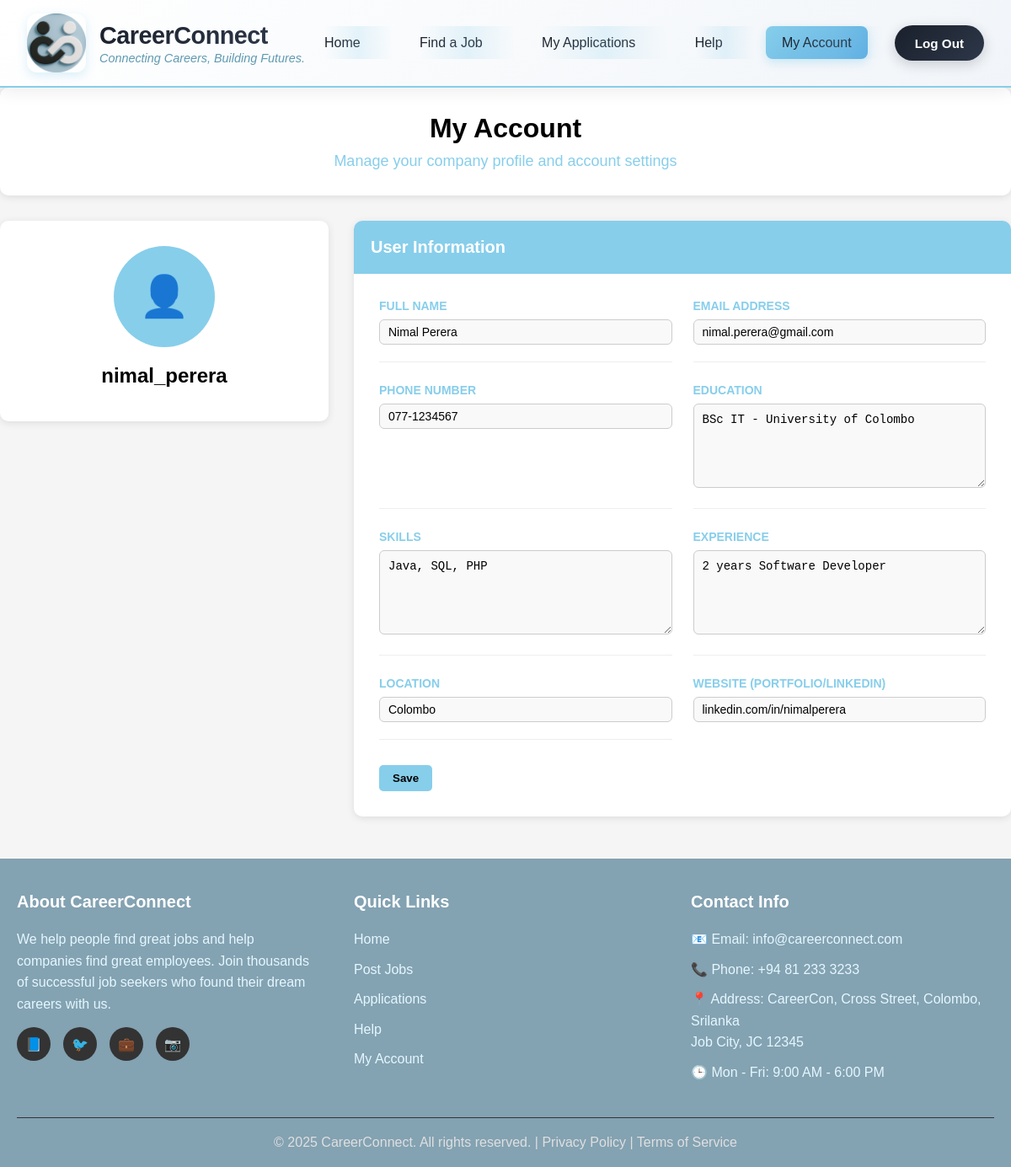
Page /user/myaccount.php (signed in) on the committed database.
### tables this page shows
CREATE TABLE emp_details (
    id INT PRIMARY KEY AUTO_INCREMENT,
    username VARCHAR(100) NOT NULL UNIQUE,
    full_name VARCHAR(150) NOT NULL,
    email_address VARCHAR(150) NOT NULL UNIQUE,
    phone_number VARCHAR(50),
    education TEXT,
    skills TEXT,
    experience TEXT,
    location VARCHAR(150),
    website VARCHAR(150),
    created_at TIMESTAMP DEFAULT CURRENT_TIMESTAMP,
    updated_at TIMESTAMP DEFAULT CURRENT_TIMESTAMP ON UPDATE CURRENT_TIMESTAMP
);

### user/myaccount.php (the view, shortened to what this page needs)
<?php
require_once '../includes/config.php';
$username = $_SESSION['username'];
$sql = "SELECT * FROM emp_details WHERE username = ?";
$stmt = $conn->prepare($sql);
$stmt->bind_param("s", $username);
$stmt->execute();
$result = $stmt->get_result();
$employee = $result->fetch_assoc();
?>
<!DOCTYPE html>
<html lang="en">
<head>
    <link rel="stylesheet" href="../includes/navfooter.css">
    <link rel="stylesheet" href="myaccount.css">
</head>
<body>
  <header>
    <nav>
      <div class="logo">
        <img src="../assets/images/logo2.png" height="50" width="50">
        <div>
          <strong>CareerConnect</strong>
          <div class="tagline">Connecting Careers, Building Futures.</div>
        </div>
      </div>
      <ul class="nav-links">
        <li><a href="userhomepage.php">Home</a></li>
        <li><a href="findajob.php">Find a Job</a></li>
        <li><a href="myapplications.php">My Applications</a></li>
        <li><a href="help.php">Help</a></li>
        <li><a href="myaccount.php" class="active">My Account</a></li>
        <button onclick="window.location.href='../login.php'">Log Out</button>
      </ul>
    </nav>
  </header>
  <div class="main-container">
    <div class="page-title">
      <h1>My Account</h1>
      <p>Manage your company profile and account settings</p>
    </div>
    <div class="account-layout">
      <div class="profile-summary">
        <div class="profile-avatar">👤</div>
        <div class="company-name"><?= htmlspecialchars($username); ?></div>
      </div>
      <div class="account-details">
        <div class="section-header">User Information</div>
        <div class="details-content">
          <form method="POST">
            <div class="details-grid">
              <div class="detail-group">
                <div class="detail-label">Full Name</div>
                <div class="detail-value">
                  <input type="text" name="full_name" value="<?= htmlspecialchars($employee['full_name']); ?>">
                </div>
              </div>
              <div class="detail-group">
                <div class="detail-label">Email Address</div>
                <div class="detail-value">
                  <input type="email" name="email_address" value="<?= htmlspecialchars($employee['email_address']); ?>">
                </div>
              </div>
              <div class="detail-group">
                <div class="detail-label">Phone Number</div>
                <div class="detail-value">
                  <input type="text" name="phone_number" value="<?= htmlspecialchars($employee['phone_number']); ?>">
                </div>
              </div>
              <div class="detail-group">
                <div class="detail-label">Education</div>
                <div class="detail-value">
                  <textarea name="education"><?= htmlspecialchars($employee['education']); ?></textarea>
                </div>
              </div>
              <div class="detail-group">
                <div class="detail-label">Skills</div>
                <div class="detail-value">
                  <textarea name="skills"><?= htmlspecialchars($employee['skills']); ?></textarea>
                </div>
              </div>
              <div class="detail-group">
                <div class="detail-label">Experience</div>
                <div class="detail-value">
                  <textarea name="experience"><?= htmlspecialchars($employee['experience']); ?></textarea>
                </div>
              </div>
              <div class="detail-group">
                <div class="detail-label">Location</div>
                <div class="detail-value">
                  <input type="text" name="location" value="<?= htmlspecialchars($employee['location']); ?>">
                </div>
              </div>
              <div class="detail-group">
                <div class="detail-label">Website (Portfolio/LinkedIn)</div>
                <div class="detail-value">
                  <input type="text" name="website" value="<?= htmlspecialchars($employee['website']); ?>">
                </div>
              </div>
            </div>
            <button type="submit" class="btn-edit">Save</button>
          </form>
        </div>
      </div>
    </div>
  </div>
  <footer>
    <div class="footer-container">
      <div class="footer-content">
        <div class="footer-section">
          <h3>About CareerConnect</h3>
          <p>We help people find great jobs and help companies find great employees. Join thousands of successful job seekers who found their dream careers with us.</p>
          <div class="social-links">
            <a href="#" title="Facebook">📘</a>
            <a href="#" title="Twitter">🐦</a>
            <a href="#" title="LinkedIn">💼</a>
            <a href="#" title="Instagram">📷</a>
          </div>
        </div>
        <div class="footer-section">
          <h3>Quick Links</h3>
          <ul>
            <li><a href="companyhomepage.php">Home</a></li>
            <li><a href="postajob.php">Post Jobs</a></li>
            <li><a href="viewapplications.php">Applications</a></li>
            <li><a href="helpcom.php">Help</a></li>
            <li><a href="myaccountpage.php">My Account</a></li>
          </ul>
        </div>
        <div class="footer-section">
          <h3>Contact Info</h3>
          <p>📧 Email: info@careerconnect.com</p>
          <p>📞 Phone: +94 81 233 3233</p>
          <p>📍 Address: CareerCon, Cross Street, Colombo, Srilanka<br>Job City, JC 12345</p>
          <p>🕒 Mon - Fri: 9:00 AM - 6:00 PM</p>
        </div>
      </div>
      <div class="footer-bottom">
        <p>&copy; 2025 CareerConnect. All rights reserved. | Privacy Policy | Terms of Service</p>
      </div>
    </div>
  </footer>
</body>
</html>

### includes/navfooter.css (style rules this page uses)
header { background: linear-gradient(135deg, #ffffff 0%, #f1f5f9 100%); box-shadow: 0 4px 20px rgba(0, 0, 0, 0.08); border-bottom: 2px solid #87ceeb; position: sticky; top: 0; z-index: 1000; }
nav { display: flex; justify-content: space-between; align-items: center; padding: 1rem 2rem; max-width: 1400px; margin: 0 auto; }
.logo { display: flex; align-items: center; gap: 1rem; transition: transform 0.3s ease; }
.logo img { height: 70px; width: 70px; border-radius: 12px; box-shadow: 0 4px 12px rgba(135, 206, 235, 0.3); transition: all 0.3s ease; }
.active { background: linear-gradient(135deg, #87ceeb 0%, #5dade2 100%); color: white; transform: translateY(-2px); box-shadow: 0 4px 12px rgba(135, 206, 235, 0.4); }
.logo div strong { font-size: 1.8rem; font-weight: 700; color: #1a202c; letter-spacing: -0.5px; background: linear-gradient(135deg, #1a202c 0%, #2d3748 100%); -webkit-background-clip: text; -webkit-text-fill-color: transparent; background-clip: text; }
.tagline { font-size: 0.9rem; color: #5f9ab1; font-weight: 500; margin-top: 2px; font-style: italic; }
.nav-links { display: flex; list-style: none; align-items: center; gap: 2rem; }
.nav-links li a { text-decoration: none; color: #1a202c; font-weight: 500; font-size: 1rem; padding: 0.7rem 1.2rem; border-radius: 8px; transition: all 0.3s ease; position: relative; overflow: hidden; }
.nav-links li a::before { content: ''; position: absolute; top: 0; width: 100%; height: 100%; background: linear-gradient(90deg, transparent, rgba(135, 206, 235, 0.2), transparent); transition: left 0.6s ease; }
.nav-links button { background: linear-gradient(135deg, #1a202c 0%, #2d3748 100%); color: white; border: none; padding: 0.8rem 1.5rem; border-radius: 25px; font-weight: 600; font-size: 0.95rem; cursor: pointer; transition: all 0.3s ease; box-shadow: 0 4px 15px rgba(26, 32, 44, 0.2); position: relative; overflow: hidden; }
.nav-links button::before { content: ''; position: absolute; top: 0; left: -100%; width: 100%; height: 100%; background: linear-gradient(90deg, transparent, rgba(255, 255, 255, 0.2), transparent); transition: left 0.5s ease; }
footer { background-color:#83A2B2; color: white; padding: 40px 0 20px; margin-top: 50px; }
.footer-container { max-width: 1200px; margin: 0 auto; padding: 0 20px; }
.footer-content { display: grid; grid-template-columns: repeat(3, 1fr); gap: 40px; margin-bottom: 30px; }
.footer-section h3 { color: #ffffff; font-size: 20px; margin-bottom: 20px; }
.footer-section p, .footer-section li { color: #e5f7ff; line-height: 1.6; margin-bottom: 10px; }
.footer-section ul { list-style: none; }
.footer-section a { color: #e5f7ff; text-decoration: none; }
.social-links { display: flex; gap: 15px; margin-top: 15px; }
.social-links a { background-color: #333; color: white; padding: 10px; border-radius: 50%; text-decoration: none; width: 40px; height: 40px; display: flex; align-items: center; justify-content: center; }
.footer-bottom { border-top: 1px solid #333; padding-top: 20px; text-align: center; }
.footer-bottom p { color: #dfdfdf; margin: 0; }

### rows in the picture
emp_details: full_name "Nimal Perera", email_address "nimal.perera@gmail.com", phone_number "077-1234567", education "BSc IT - University of Colombo", skills "Java, SQL, PHP", experience "2 years Software Developer", location "Colombo", website "linkedin.com/in/nimalperera"

### other values in the picture
$username "nimal_perera"
